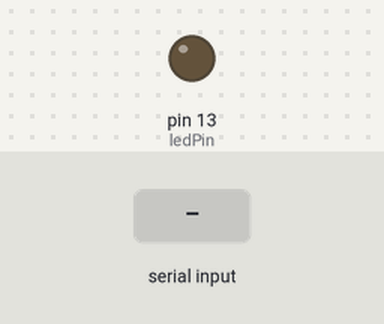
A sketch run on a simulated Arduino Uno, built with avr-gcc and run on an emulated ATmega328P. On the bench: output pins drawn as LEDs (lit = HIGH). Inputs (shaded band) come from the test bench. What the sketch prints to the serial monitor is not drawn.

Above: at 1.2 s.
1.3 s: "90,45," received over the second serial link
At 2.1 s:
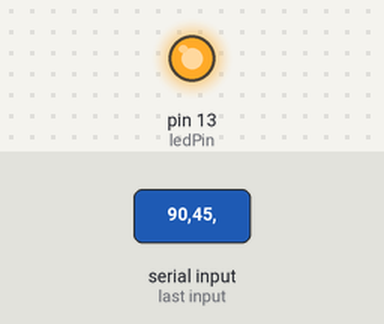
Timing chart, 0 to 4.3 s (numbered marks = the images above; inputs shaded):
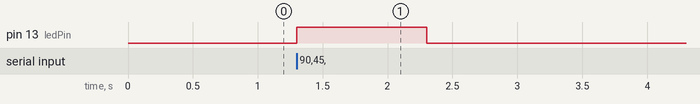

The sketch:

TeensyXBeeRx.ino
```cpp
//Aidan Jenkins
//April 20, 2017

//Sample code for receiving a broadcast message on XBee
//radios in AT (transparent) mode

#include <SoftwareSerial.h>

boolean serialDebug = true;

//Software serial pins on your microcontroller
int sstx = 10; //tx2=10;
int ssrx = 9; //rx2=9
const int ledPin = 13; //LED as status light
SoftwareSerial ss(ssrx, sstx); //serial comms for xbee and teensy

void setup() {
  // put your setup code here, to run once:
  ss.begin(9600); //initialize communication with XBee at 9600 baud, needs to be 9600
  Serial.begin(9600); //optional serial monitoring on your computer
  pinMode(ledPin, OUTPUT);
}

String xpos, ypos;
void loop() {
  // put your main code here, to run repeatedly:

  while (ss.available() > 0) {
    digitalWrite(ledPin, HIGH);//begin serial
    xpos = ss.readStringUntil(',');
    //ss.read();
    ypos = ss.readStringUntil('\n');

    if (serialDebug) {
      Serial.print("Rx: ");
      Serial.print( xpos.toFloat());
      Serial.print(", ");
      Serial.println(ypos.toFloat() );
      }
      digitalWrite(ledPin, LOW);//end serial
  }

}
```

Measured:
- after the input at 1.3 s, pin 13 (ledPin): LOW → HIGH at once, → LOW 1.0 s later
